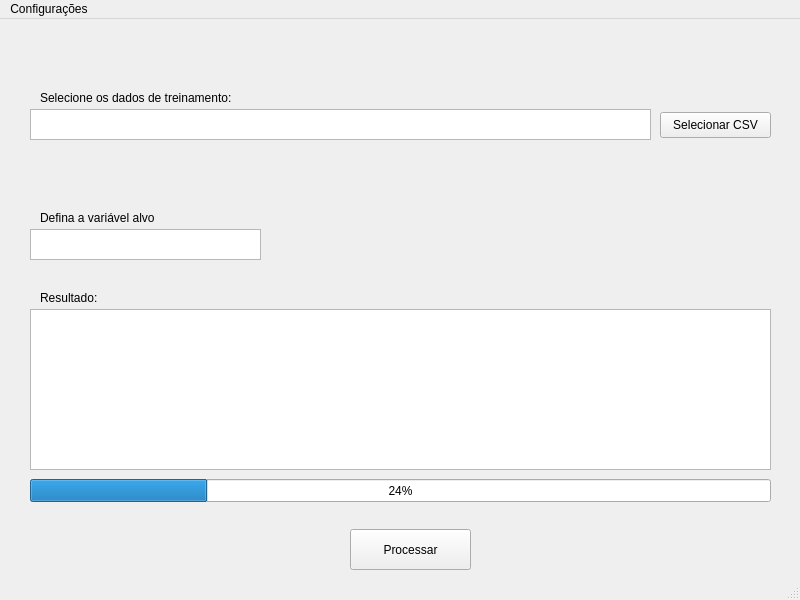
<?xml version="1.0" encoding="UTF-8"?>
<ui version="4.0">
 <class>MainWindow</class>
 <widget class="QMainWindow" name="MainWindow">
  <property name="geometry">
   <rect>
    <x>0</x>
    <y>0</y>
    <width>800</width>
    <height>600</height>
   </rect>
  </property>
  <property name="windowTitle">
   <string>Pensy Analytics APP</string>
  </property>
  <property name="windowOpacity">
   <double>0.000000000000000</double>
  </property>
  <widget class="QWidget" name="centralwidget">
   <widget class="QPushButton" name="buttonCsv">
    <property name="geometry">
     <rect>
      <x>660</x>
      <y>93</y>
      <width>111</width>
      <height>26</height>
     </rect>
    </property>
    <property name="text">
     <string>Selecionar CSV</string>
    </property>
   </widget>
   <widget class="QTextEdit" name="textCsvPath">
    <property name="geometry">
     <rect>
      <x>30</x>
      <y>90</y>
      <width>621</width>
      <height>31</height>
     </rect>
    </property>
   </widget>
   <widget class="QPushButton" name="BtnProcessar">
    <property name="geometry">
     <rect>
      <x>350</x>
      <y>510</y>
      <width>121</width>
      <height>41</height>
     </rect>
    </property>
    <property name="text">
     <string>Processar</string>
    </property>
   </widget>
   <widget class="QTextEdit" name="textVariavelAlvo">
    <property name="geometry">
     <rect>
      <x>30</x>
      <y>210</y>
      <width>231</width>
      <height>31</height>
     </rect>
    </property>
   </widget>
   <widget class="QLabel" name="label">
    <property name="geometry">
     <rect>
      <x>40</x>
      <y>70</y>
      <width>271</width>
      <height>18</height>
     </rect>
    </property>
    <property name="text">
     <string>Selecione os dados de treinamento:</string>
    </property>
   </widget>
   <widget class="QLabel" name="label_2">
    <property name="geometry">
     <rect>
      <x>40</x>
      <y>190</y>
      <width>271</width>
      <height>18</height>
     </rect>
    </property>
    <property name="text">
     <string>Defina a variável alvo</string>
    </property>
   </widget>
   <widget class="QPlainTextEdit" name="textResultado">
    <property name="geometry">
     <rect>
      <x>30</x>
      <y>290</y>
      <width>741</width>
      <height>161</height>
     </rect>
    </property>
   </widget>
   <widget class="QLabel" name="label_3">
    <property name="geometry">
     <rect>
      <x>40</x>
      <y>270</y>
      <width>271</width>
      <height>18</height>
     </rect>
    </property>
    <property name="text">
     <string>Resultado:</string>
    </property>
   </widget>
   <widget class="QProgressBar" name="progressBar">
    <property name="geometry">
     <rect>
      <x>30</x>
      <y>460</y>
      <width>741</width>
      <height>23</height>
     </rect>
    </property>
    <property name="value">
     <number>24</number>
    </property>
   </widget>
  </widget>
  <widget class="QMenuBar" name="menubar">
   <property name="geometry">
    <rect>
     <x>0</x>
     <y>0</y>
     <width>800</width>
     <height>23</height>
    </rect>
   </property>
   <widget class="QMenu" name="menuSair">
    <property name="title">
     <string>Configurações</string>
    </property>
    <addaction name="actionSair"/>
   </widget>
   <addaction name="menuSair"/>
  </widget>
  <widget class="QStatusBar" name="statusbar"/>
  <action name="actionSair">
   <property name="text">
    <string>Sair</string>
   </property>
  </action>
 </widget>
 <resources/>
 <connections>
  <connection>
   <sender>actionSair</sender>
   <signal>triggered()</signal>
   <receiver>MainWindow</receiver>
   <slot>close()</slot>
   <hints>
    <hint type="sourcelabel">
     <x>-1</x>
     <y>-1</y>
    </hint>
    <hint type="destinationlabel">
     <x>399</x>
     <y>299</y>
    </hint>
   </hints>
  </connection>
 </connections>
</ui>
